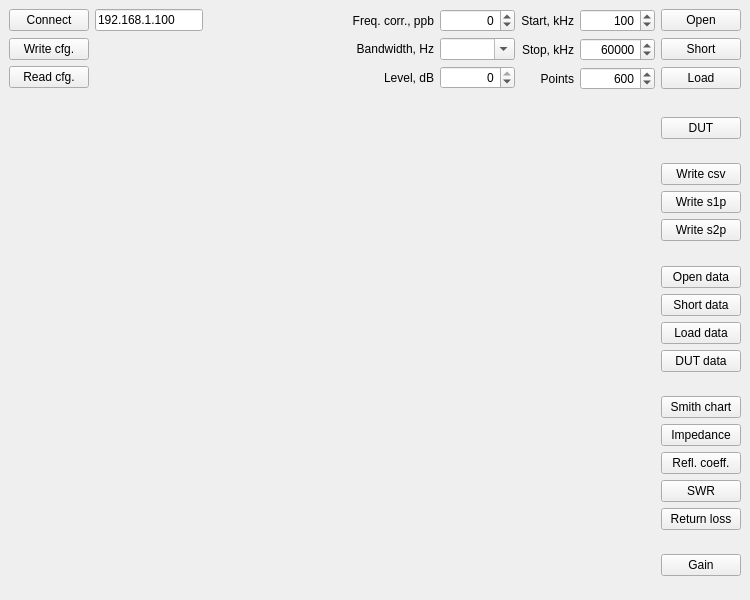
<?xml version="1.0" encoding="UTF-8"?>
<ui version="4.0">
 <class>VNA</class>
 <widget class="QMainWindow" name="VNA">
  <property name="geometry">
   <rect>
    <x>0</x>
    <y>0</y>
    <width>750</width>
    <height>600</height>
   </rect>
  </property>
  <property name="minimumSize">
   <size>
    <width>750</width>
    <height>600</height>
   </size>
  </property>
  <property name="windowTitle">
   <string>Vector Network Analyzer</string>
  </property>
  <widget class="QWidget" name="centralWidget">
   <layout class="QGridLayout" name="gridLayout">
    <property name="leftMargin">
     <number>0</number>
    </property>
    <property name="topMargin">
     <number>0</number>
    </property>
    <property name="rightMargin">
     <number>0</number>
    </property>
    <property name="bottomMargin">
     <number>0</number>
    </property>
    <property name="spacing">
     <number>0</number>
    </property>
    <item row="0" column="0">
     <widget class="QFrame" name="cfgFrame">
      <property name="sizePolicy">
       <sizepolicy hsizetype="Expanding" vsizetype="Preferred">
        <horstretch>0</horstretch>
        <verstretch>0</verstretch>
       </sizepolicy>
      </property>
      <layout class="QGridLayout" name="addrLayout">
       <property name="rightMargin">
        <number>3</number>
       </property>
       <item row="3" column="0">
        <widget class="QPushButton" name="writeButton">
         <property name="text">
          <string>Write cfg.</string>
         </property>
        </widget>
       </item>
       <item row="2" column="2">
        <spacer name="spacer1">
         <property name="orientation">
          <enum>Qt::Horizontal</enum>
         </property>
         <property name="sizeHint" stdset="0">
          <size>
           <width>40</width>
           <height>20</height>
          </size>
         </property>
        </spacer>
       </item>
       <item row="2" column="1">
        <widget class="QLineEdit" name="addrValue">
         <property name="sizePolicy">
          <sizepolicy hsizetype="Minimum" vsizetype="Fixed">
           <horstretch>0</horstretch>
           <verstretch>0</verstretch>
          </sizepolicy>
         </property>
         <property name="text">
          <string>192.168.1.100</string>
         </property>
         <property name="maxLength">
          <number>15</number>
         </property>
        </widget>
       </item>
       <item row="2" column="3">
        <widget class="QLabel" name="corrLabel">
         <property name="text">
          <string>Freq. corr., ppb</string>
         </property>
         <property name="alignment">
          <set>Qt::AlignRight|Qt::AlignTrailing|Qt::AlignVCenter</set>
         </property>
        </widget>
       </item>
       <item row="2" column="0">
        <widget class="QPushButton" name="connectButton">
         <property name="text">
          <string>Connect</string>
         </property>
        </widget>
       </item>
       <item row="4" column="0">
        <widget class="QPushButton" name="readButton">
         <property name="text">
          <string>Read cfg.</string>
         </property>
        </widget>
       </item>
       <item row="2" column="4">
        <widget class="QSpinBox" name="corrValue">
         <property name="minimumSize">
          <size>
           <width>75</width>
           <height>0</height>
          </size>
         </property>
         <property name="alignment">
          <set>Qt::AlignRight|Qt::AlignTrailing|Qt::AlignVCenter</set>
         </property>
         <property name="minimum">
          <number>-100000</number>
         </property>
         <property name="maximum">
          <number>100000</number>
         </property>
         <property name="singleStep">
          <number>100</number>
         </property>
        </widget>
       </item>
       <item row="3" column="3">
        <widget class="QLabel" name="rateLabel">
         <property name="text">
          <string>Bandwidth, Hz</string>
         </property>
         <property name="alignment">
          <set>Qt::AlignRight|Qt::AlignTrailing|Qt::AlignVCenter</set>
         </property>
        </widget>
       </item>
       <item row="3" column="4">
        <widget class="QComboBox" name="rateValue">
         <property name="minimumSize">
          <size>
           <width>75</width>
           <height>0</height>
          </size>
         </property>
         <property name="editable">
          <bool>true</bool>
         </property>
        </widget>
       </item>
       <item row="4" column="3">
        <widget class="QLabel" name="levelLabel">
         <property name="text">
          <string>Level, dB</string>
         </property>
         <property name="alignment">
          <set>Qt::AlignRight|Qt::AlignTrailing|Qt::AlignVCenter</set>
         </property>
        </widget>
       </item>
       <item row="4" column="4">
        <widget class="QSpinBox" name="levelValue">
         <property name="alignment">
          <set>Qt::AlignRight|Qt::AlignTrailing|Qt::AlignVCenter</set>
         </property>
         <property name="minimum">
          <number>-60</number>
         </property>
         <property name="maximum">
          <number>0</number>
         </property>
         <property name="singleStep">
          <number>6</number>
         </property>
         <property name="value">
          <number>0</number>
         </property>
        </widget>
       </item>
      </layout>
     </widget>
    </item>
    <item row="1" column="0" rowspan="4" colspan="5">
     <widget class="QFrame" name="plotWidget">
      <property name="sizePolicy">
       <sizepolicy hsizetype="Expanding" vsizetype="Expanding">
        <horstretch>0</horstretch>
        <verstretch>0</verstretch>
       </sizepolicy>
      </property>
      <layout class="QVBoxLayout" name="plotLayout">
       <property name="spacing">
        <number>0</number>
       </property>
       <property name="leftMargin">
        <number>0</number>
       </property>
       <property name="topMargin">
        <number>0</number>
       </property>
       <property name="rightMargin">
        <number>0</number>
       </property>
       <property name="bottomMargin">
        <number>0</number>
       </property>
      </layout>
     </widget>
    </item>
    <item row="2" column="5">
     <widget class="QFrame" name="selectFrame">
      <property name="sizePolicy">
       <sizepolicy hsizetype="Fixed" vsizetype="Preferred">
        <horstretch>0</horstretch>
        <verstretch>0</verstretch>
       </sizepolicy>
      </property>
      <layout class="QGridLayout" name="selectLayout">
       <property name="topMargin">
        <number>0</number>
       </property>
       <property name="bottomMargin">
        <number>6</number>
       </property>
       <item row="5" column="0">
        <widget class="QPushButton" name="s2pButton">
         <property name="text">
          <string>Write s2p</string>
         </property>
        </widget>
       </item>
       <item row="18" column="0">
        <widget class="QPushButton" name="gainPlot">
         <property name="text">
          <string>Gain</string>
         </property>
        </widget>
       </item>
       <item row="0" column="0">
        <spacer name="spacer2">
         <property name="orientation">
          <enum>Qt::Vertical</enum>
         </property>
         <property name="sizeHint" stdset="0">
          <size>
           <width>20</width>
           <height>40</height>
          </size>
         </property>
        </spacer>
       </item>
       <item row="8" column="0">
        <widget class="QPushButton" name="shortPlot">
         <property name="text">
          <string>Short data</string>
         </property>
        </widget>
       </item>
       <item row="7" column="0">
        <widget class="QPushButton" name="openPlot">
         <property name="text">
          <string>Open data</string>
         </property>
        </widget>
       </item>
       <item row="14" column="0">
        <widget class="QPushButton" name="rcPlot">
         <property name="text">
          <string>Refl. coeff.</string>
         </property>
        </widget>
       </item>
       <item row="13" column="0">
        <widget class="QPushButton" name="impPlot">
         <property name="text">
          <string>Impedance</string>
         </property>
        </widget>
       </item>
       <item row="15" column="0">
        <widget class="QPushButton" name="swrPlot">
         <property name="text">
          <string>SWR</string>
         </property>
        </widget>
       </item>
       <item row="9" column="0">
        <widget class="QPushButton" name="loadPlot">
         <property name="text">
          <string>Load data</string>
         </property>
        </widget>
       </item>
       <item row="6" column="0">
        <spacer name="spacer4">
         <property name="orientation">
          <enum>Qt::Vertical</enum>
         </property>
         <property name="sizeHint" stdset="0">
          <size>
           <width>20</width>
           <height>40</height>
          </size>
         </property>
        </spacer>
       </item>
       <item row="16" column="0">
        <widget class="QPushButton" name="rlPlot">
         <property name="text">
          <string>Return loss</string>
         </property>
        </widget>
       </item>
       <item row="1" column="0">
        <widget class="QPushButton" name="dutSweep">
         <property name="sizePolicy">
          <sizepolicy hsizetype="Minimum" vsizetype="Fixed">
           <horstretch>0</horstretch>
           <verstretch>0</verstretch>
          </sizepolicy>
         </property>
         <property name="text">
          <string>DUT</string>
         </property>
        </widget>
       </item>
       <item row="11" column="0">
        <spacer name="spacer5">
         <property name="orientation">
          <enum>Qt::Vertical</enum>
         </property>
         <property name="sizeHint" stdset="0">
          <size>
           <width>20</width>
           <height>40</height>
          </size>
         </property>
        </spacer>
       </item>
       <item row="12" column="0">
        <widget class="QPushButton" name="smithPlot">
         <property name="text">
          <string>Smith chart</string>
         </property>
        </widget>
       </item>
       <item row="10" column="0">
        <widget class="QPushButton" name="dutPlot">
         <property name="text">
          <string>DUT data</string>
         </property>
        </widget>
       </item>
       <item row="17" column="0">
        <spacer name="spacer6">
         <property name="orientation">
          <enum>Qt::Vertical</enum>
         </property>
         <property name="sizeHint" stdset="0">
          <size>
           <width>20</width>
           <height>40</height>
          </size>
         </property>
        </spacer>
       </item>
       <item row="4" column="0">
        <widget class="QPushButton" name="s1pButton">
         <property name="text">
          <string>Write s1p</string>
         </property>
        </widget>
       </item>
       <item row="2" column="0">
        <spacer name="spacer3">
         <property name="orientation">
          <enum>Qt::Vertical</enum>
         </property>
         <property name="sizeHint" stdset="0">
          <size>
           <width>20</width>
           <height>40</height>
          </size>
         </property>
        </spacer>
       </item>
       <item row="19" column="0">
        <spacer name="spacer7">
         <property name="orientation">
          <enum>Qt::Vertical</enum>
         </property>
         <property name="sizeHint" stdset="0">
          <size>
           <width>20</width>
           <height>40</height>
          </size>
         </property>
        </spacer>
       </item>
       <item row="3" column="0">
        <widget class="QPushButton" name="csvButton">
         <property name="text">
          <string>Write csv</string>
         </property>
        </widget>
       </item>
      </layout>
     </widget>
    </item>
    <item row="0" column="2" colspan="4">
     <widget class="QFrame" name="sweepFrame">
      <property name="sizePolicy">
       <sizepolicy hsizetype="Fixed" vsizetype="Preferred">
        <horstretch>0</horstretch>
        <verstretch>0</verstretch>
       </sizepolicy>
      </property>
      <layout class="QGridLayout" name="sweepLayout">
       <property name="leftMargin">
        <number>3</number>
       </property>
       <item row="1" column="7">
        <widget class="QPushButton" name="shortSweep">
         <property name="text">
          <string>Short</string>
         </property>
        </widget>
       </item>
       <item row="2" column="7">
        <widget class="QPushButton" name="loadSweep">
         <property name="sizePolicy">
          <sizepolicy hsizetype="Minimum" vsizetype="Fixed">
           <horstretch>0</horstretch>
           <verstretch>0</verstretch>
          </sizepolicy>
         </property>
         <property name="text">
          <string>Load</string>
         </property>
        </widget>
       </item>
       <item row="0" column="7">
        <widget class="QPushButton" name="openSweep">
         <property name="text">
          <string>Open</string>
         </property>
        </widget>
       </item>
       <item row="2" column="5">
        <widget class="QSpinBox" name="sizeValue">
         <property name="minimumSize">
          <size>
           <width>75</width>
           <height>0</height>
          </size>
         </property>
         <property name="alignment">
          <set>Qt::AlignRight|Qt::AlignTrailing|Qt::AlignVCenter</set>
         </property>
         <property name="minimum">
          <number>1</number>
         </property>
         <property name="maximum">
          <number>16383</number>
         </property>
         <property name="singleStep">
          <number>100</number>
         </property>
         <property name="value">
          <number>600</number>
         </property>
        </widget>
       </item>
       <item row="1" column="5">
        <widget class="QSpinBox" name="stopValue">
         <property name="minimumSize">
          <size>
           <width>75</width>
           <height>0</height>
          </size>
         </property>
         <property name="alignment">
          <set>Qt::AlignRight|Qt::AlignTrailing|Qt::AlignVCenter</set>
         </property>
         <property name="minimum">
          <number>0</number>
         </property>
         <property name="maximum">
          <number>62000</number>
         </property>
         <property name="singleStep">
          <number>100</number>
         </property>
         <property name="value">
          <number>60000</number>
         </property>
        </widget>
       </item>
       <item row="0" column="5">
        <widget class="QSpinBox" name="startValue">
         <property name="minimumSize">
          <size>
           <width>75</width>
           <height>0</height>
          </size>
         </property>
         <property name="alignment">
          <set>Qt::AlignRight|Qt::AlignTrailing|Qt::AlignVCenter</set>
         </property>
         <property name="minimum">
          <number>0</number>
         </property>
         <property name="maximum">
          <number>62000</number>
         </property>
         <property name="singleStep">
          <number>100</number>
         </property>
         <property name="value">
          <number>100</number>
         </property>
        </widget>
       </item>
       <item row="2" column="4">
        <widget class="QLabel" name="sizeLabel">
         <property name="text">
          <string>Points</string>
         </property>
         <property name="alignment">
          <set>Qt::AlignRight|Qt::AlignTrailing|Qt::AlignVCenter</set>
         </property>
        </widget>
       </item>
       <item row="1" column="4">
        <widget class="QLabel" name="stopLabel">
         <property name="text">
          <string>Stop, kHz</string>
         </property>
         <property name="alignment">
          <set>Qt::AlignRight|Qt::AlignTrailing|Qt::AlignVCenter</set>
         </property>
        </widget>
       </item>
       <item row="0" column="4">
        <widget class="QLabel" name="startLabel">
         <property name="text">
          <string>Start, kHz</string>
         </property>
         <property name="alignment">
          <set>Qt::AlignRight|Qt::AlignTrailing|Qt::AlignVCenter</set>
         </property>
        </widget>
       </item>
      </layout>
     </widget>
    </item>
   </layout>
  </widget>
 </widget>
 <resources/>
 <connections/>
</ui>
